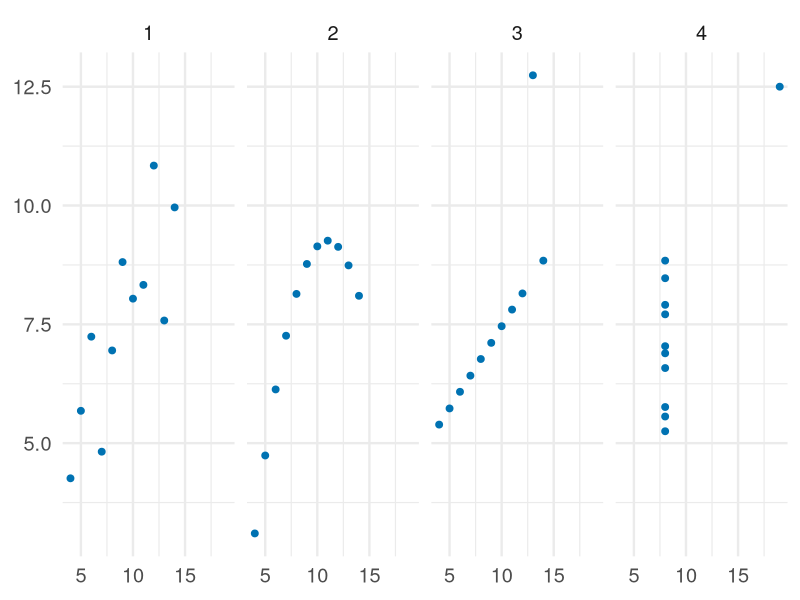
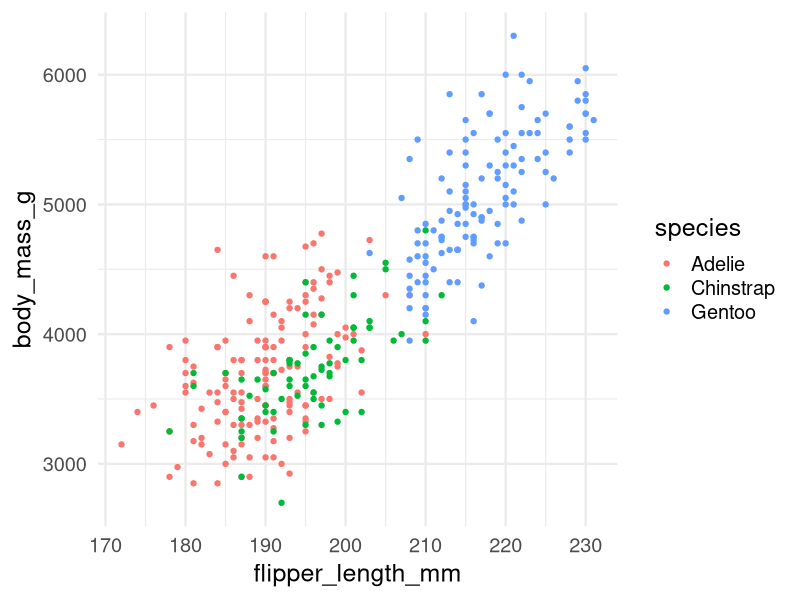
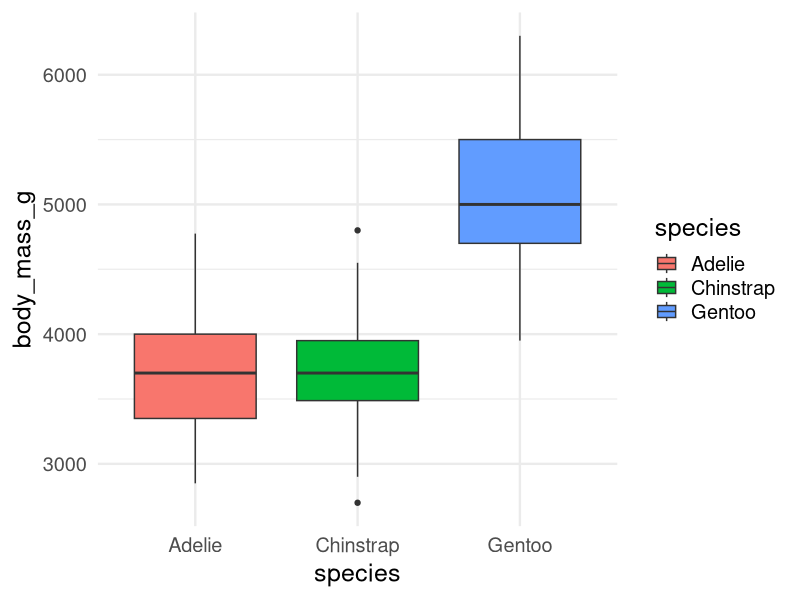
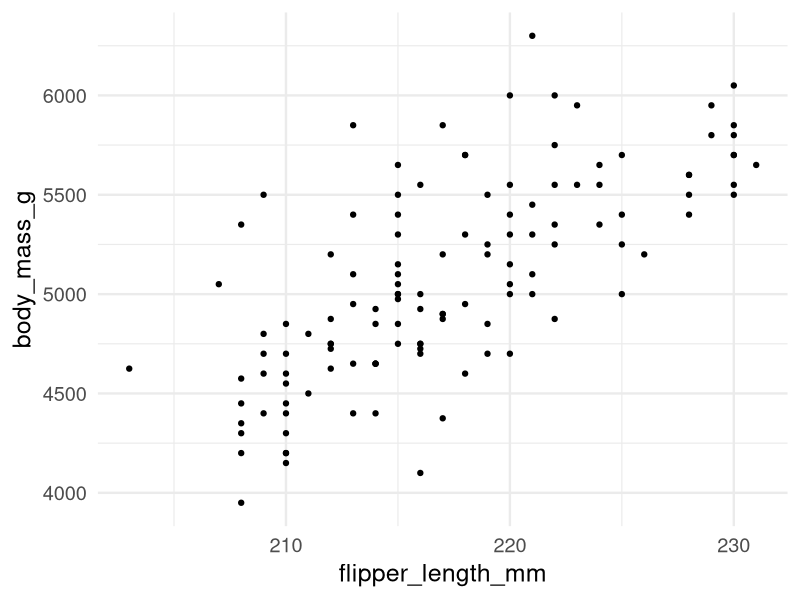
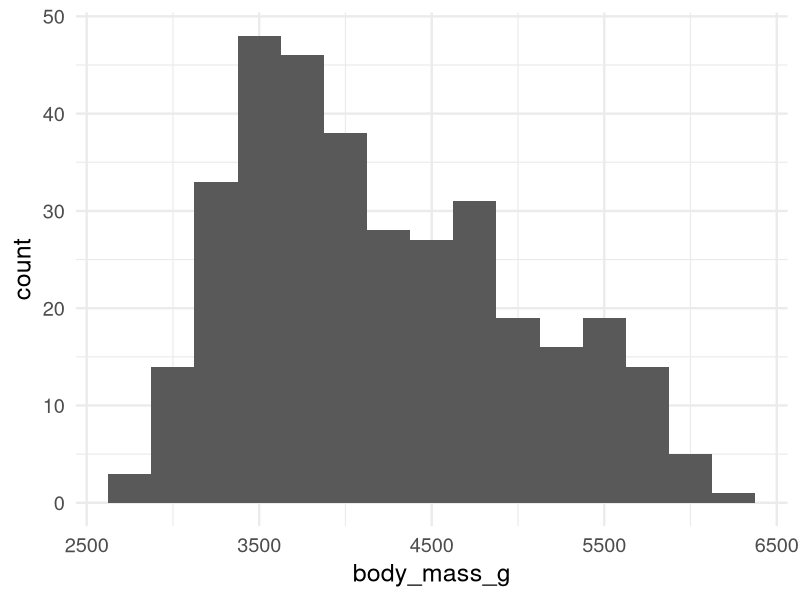
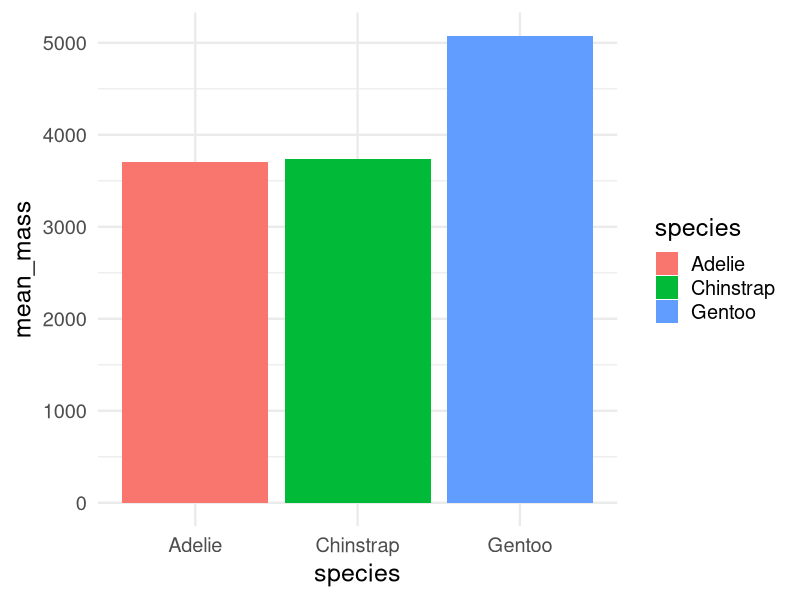
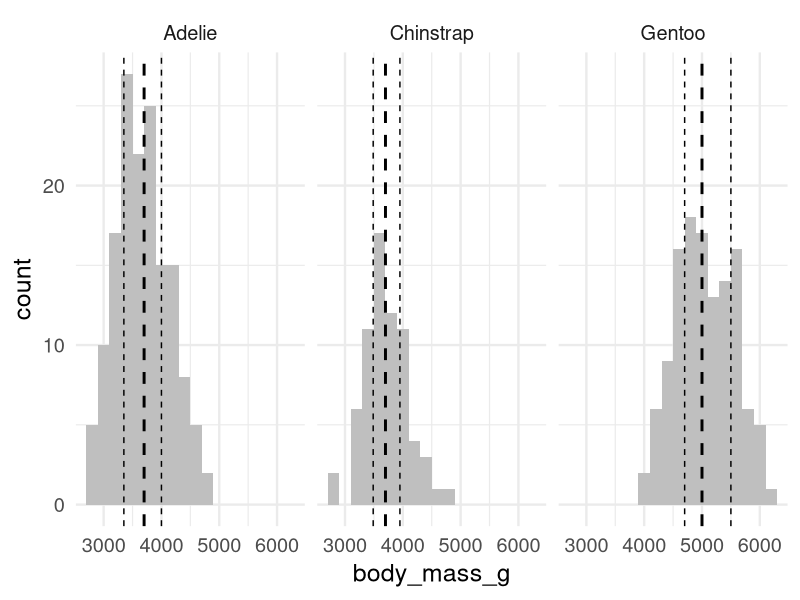
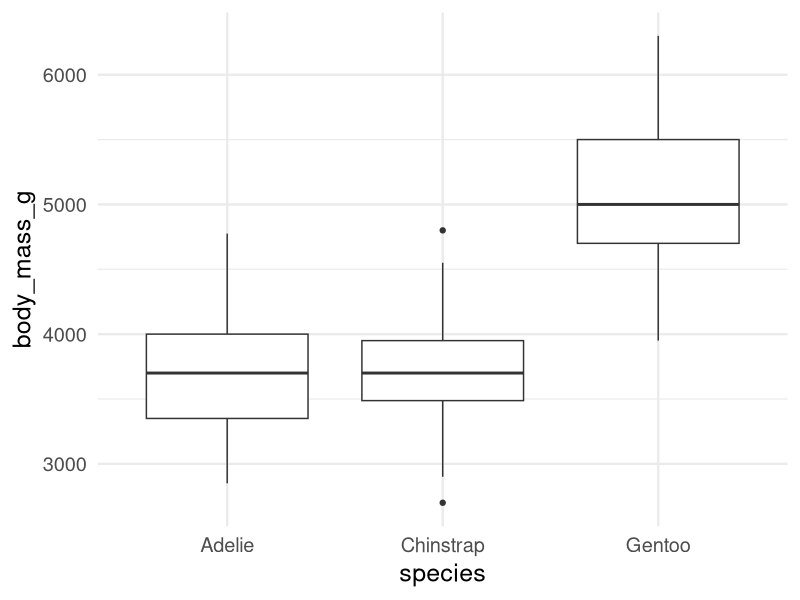

Here is the R script that generated these plots, in order:
## ---- chunk 1
#| echo: false
library(tidyverse)
library(palmerpenguins)
theme_set(theme_minimal(base_size = 18))

# Small wide "plate reader" dataset used in the Tidy data section.
# One row per sample; each gene column is a separate measurement.
plate <- tribble(
  ~sample, ~group,    ~gene_A, ~gene_B, ~gene_C, ~gene_D,
  "s01",   "control",     102,      88,      41,      59,
  "s02",   "control",      98,      91,      44,      62,
  "s03",   "control",     105,      86,      39,      58,
  "s04",   "control",     100,      93,      43,      61,
  "s05",   "control",      97,      89,      40,      60,
  "s06",   "treated",     101,      90,      87,     108,
  "s07",   "treated",      99,      92,      91,     112,
  "s08",   "treated",     104,      87,      85,     105,
  "s09",   "treated",      98,      94,      90,     110,
  "s10",   "treated",     103,      88,      88,     107
)

plate_long <- plate |>
  pivot_longer(gene_A:gene_D, names_to = "gene", values_to = "signal")
## ---- chunk 2
#| echo: false
#| fig-width: 8
#| fig-height: 3.5
datasets::anscombe |>
  pivot_longer(everything(),
    names_to = c(".value", "set"),
    names_pattern = "(.)(.)") |>
  ggplot(aes(x, y)) +
  geom_point(size = 2, color = "#0072B2") +
  facet_wrap(~ set, nrow = 1) +
  labs(x = NULL, y = NULL)
## ---- chunk 3
#| echo: true
#| fig-width: 7
#| fig-height: 4
ggplot(penguins, aes(x = flipper_length_mm, y = body_mass_g, color = species)) +
  geom_point()
## ---- chunk 4
#| echo: true
#| fig-width: 7
#| fig-height: 3.8
ggplot(penguins, aes(x = species, y = body_mass_g, fill = species)) +
  geom_boxplot()
## ---- chunk 5
#| echo: true
#| fig-width: 6
#| fig-height: 3.4
penguins |>
  filter(species == "Gentoo") |>
  ggplot(aes(flipper_length_mm, body_mass_g)) +
  geom_point()
## ---- chunk 6
#| echo: true
#| fig-width: 7
#| fig-height: 3.6
ggplot(penguins, aes(x = body_mass_g)) +
  geom_histogram(binwidth = 250)
## ---- chunk 7
#| echo: true
#| fig-width: 6.5
#| fig-height: 3.1
penguins |>
  filter(!is.na(body_mass_g)) |>
  group_by(species) |>
  summarise(mean_mass = mean(body_mass_g)) |>
  ggplot(aes(x = species, y = mean_mass, fill = species)) +
  geom_col()
## ---- chunk 8
#| echo: false
#| fig-width: 9.5
#| fig-height: 3.4
qs <- penguins |>
  filter(!is.na(body_mass_g)) |>
  group_by(species) |>
  summarise(
    q25 = quantile(body_mass_g, 0.25),
    q50 = median(body_mass_g),
    q75 = quantile(body_mass_g, 0.75)
  )

penguins |>
  filter(!is.na(body_mass_g)) |>
  ggplot(aes(x = body_mass_g)) +
  geom_histogram(binwidth = 200, fill = "grey75") +
  geom_vline(data = qs, aes(xintercept = q25), linetype = "dashed") +
  geom_vline(data = qs, aes(xintercept = q50), linetype = "dashed", linewidth = 1) +
  geom_vline(data = qs, aes(xintercept = q75), linetype = "dashed") +
  facet_grid(cols = vars(species))
## ---- chunk 9
#| echo: true
#| fig-width: 7
#| fig-height: 3.4
ggplot(penguins, aes(x = species, y = body_mass_g)) +
  geom_boxplot()
## ---- chunk 10
#| echo: false
plate |> head(4) |> knitr::kable()
## ---- chunk 11
#| echo: true
plate_long <- plate |>
  pivot_longer(gene_A:gene_D, names_to = "gene", values_to = "signal")
## ---- chunk 12
#| echo: false
plate_long |> head(4) |> knitr::kable()
## ---- chunk 13
#| echo: true
#| fig-width: 7
#| fig-height: 3.4
ggplot(plate_long, aes(x = gene, y = signal, fill = group)) +
  geom_boxplot()
